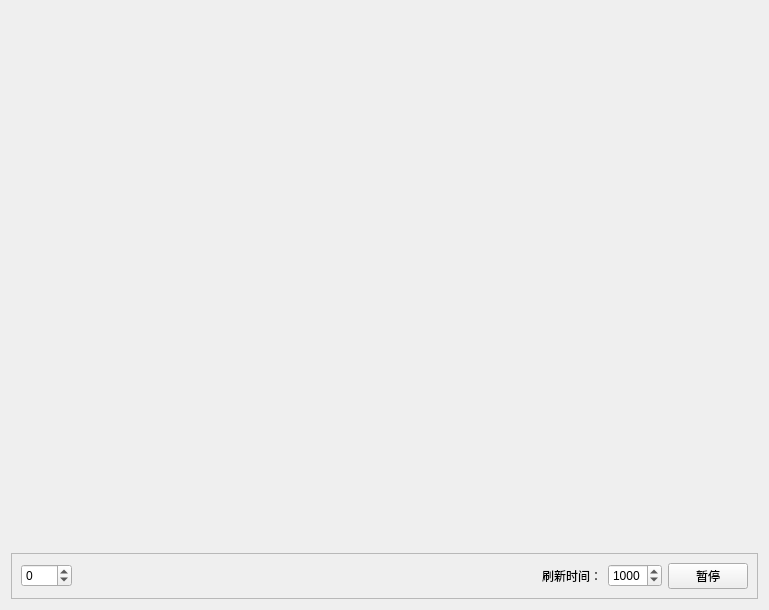
<?xml version="1.0" encoding="UTF-8"?>
<ui version="4.0">
 <class>FormChart</class>
 <widget class="QWidget" name="FormChart">
  <property name="geometry">
   <rect>
    <x>0</x>
    <y>0</y>
    <width>769</width>
    <height>610</height>
   </rect>
  </property>
  <property name="windowTitle">
   <string>Form</string>
  </property>
  <layout class="QGridLayout" name="gridLayout">
   <item row="0" column="0">
    <widget class="QCustomPlot" name="CustomWidget" native="true">
     <property name="sizePolicy">
      <sizepolicy hsizetype="Preferred" vsizetype="Preferred">
       <horstretch>0</horstretch>
       <verstretch>7</verstretch>
      </sizepolicy>
     </property>
    </widget>
   </item>
   <item row="1" column="0">
    <widget class="QFrame" name="frame">
     <property name="frameShape">
      <enum>QFrame::StyledPanel</enum>
     </property>
     <property name="frameShadow">
      <enum>QFrame::Raised</enum>
     </property>
     <layout class="QHBoxLayout" name="horizontalLayout">
      <item>
       <widget class="QSpinBox" name="spinBox">
        <property name="sizePolicy">
         <sizepolicy hsizetype="Minimum" vsizetype="Fixed">
          <horstretch>0</horstretch>
          <verstretch>0</verstretch>
         </sizepolicy>
        </property>
        <property name="minimum">
         <number>-999</number>
        </property>
        <property name="maximum">
         <number>999</number>
        </property>
       </widget>
      </item>
      <item>
       <spacer name="horizontalSpacer">
        <property name="orientation">
         <enum>Qt::Horizontal</enum>
        </property>
        <property name="sizeHint" stdset="0">
         <size>
          <width>40</width>
          <height>20</height>
         </size>
        </property>
       </spacer>
      </item>
      <item>
       <widget class="QLabel" name="label">
        <property name="sizePolicy">
         <sizepolicy hsizetype="Minimum" vsizetype="Minimum">
          <horstretch>0</horstretch>
          <verstretch>0</verstretch>
         </sizepolicy>
        </property>
        <property name="text">
         <string>刷新时间：</string>
        </property>
       </widget>
      </item>
      <item>
       <widget class="QSpinBox" name="spinBox_2">
        <property name="sizePolicy">
         <sizepolicy hsizetype="Minimum" vsizetype="Fixed">
          <horstretch>0</horstretch>
          <verstretch>0</verstretch>
         </sizepolicy>
        </property>
        <property name="maximum">
         <number>9999</number>
        </property>
        <property name="value">
         <number>1000</number>
        </property>
       </widget>
      </item>
      <item>
       <widget class="QPushButton" name="btnStart">
        <property name="sizePolicy">
         <sizepolicy hsizetype="Minimum" vsizetype="Fixed">
          <horstretch>0</horstretch>
          <verstretch>0</verstretch>
         </sizepolicy>
        </property>
        <property name="text">
         <string>暂停</string>
        </property>
       </widget>
      </item>
     </layout>
    </widget>
   </item>
  </layout>
 </widget>
 <customwidgets>
  <customwidget>
   <class>QCustomPlot</class>
   <extends>QWidget</extends>
   <header>qcustomplot.h</header>
   <container>1</container>
  </customwidget>
 </customwidgets>
 <resources/>
 <connections/>
</ui>
